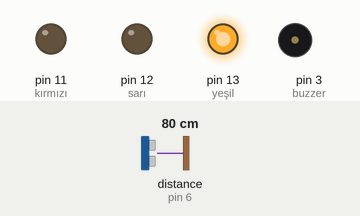
A sketch run on a simulated Arduino Uno, built with avr-gcc and run on an emulated ATmega328P. Shown: output pins drawn as LEDs (lit = HIGH), buzzer (waves = sounding, pin HIGH). The test bench sets the inputs (shaded band); at power-on: distance to the obstacle (sensor on pin 6) 80 cm. The echo pulse lasts 58.3 µs per cm; what the sketch prints to the serial monitor is not drawn.

Above: at 1.2 s.
1.3 s: distance to the obstacle (sensor on pin 6) set to 12 cm
3.6 s: distance to the obstacle (sensor on pin 6) set to 9 cm
At 4.1 s:
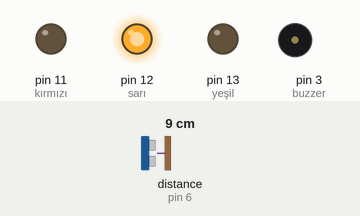
5.1 s: distance to the obstacle (sensor on pin 6) set to 250 cm
At 5.4 s:
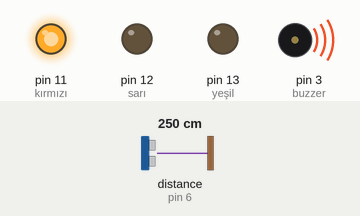
Timing chart, 0 to 8.1 s (numbered marks = the images above; inputs shaded):
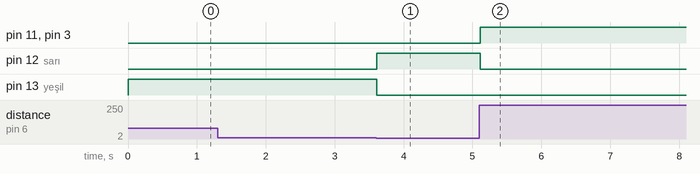

The sketch:

sketch_aug01aarabasensor.ino
```cpp
#include <NewPing.h>
#define trig_pin 8
#define echo_pin 6
#define max_mes 200
NewPing sonar(trig_pin,echo_pin,max_mes);
int mesafe;

void setup() {
Serial.begin(9600);
pinMode(11,OUTPUT); //kırmızı
pinMode(12,OUTPUT); // sarı
pinMode(13,OUTPUT); // yeşil
pinMode(3,OUTPUT);  // buzzer
}

void loop() {
  mesafe=sonar.ping_cm(); // sonar matematiksel fonksiyonu
  Serial.print(mesafe);
  Serial.print(" cm");
if(mesafe <=5){
  digitalWrite(11,HIGH);
  digitalWrite(3,HIGH);
  digitalWrite(12,LOW);
  digitalWrite(13,LOW);
}
else if(mesafe > 5 and mesafe <= 10){
  digitalWrite(11,LOW);
  digitalWrite(3,LOW);
  digitalWrite(12,HIGH);
  digitalWrite(13,LOW);
}
else{
  digitalWrite(11,LOW);
  digitalWrite(3,LOW);
  digitalWrite(12,LOW);
  digitalWrite(13,HIGH);
}
}
```

Measured:
- the behaviour switches between 11 and 10 cm on distance to the obstacle (sensor on pin 6) (found by bisection; images 0 and 1)
- after the input at 1.3 s, every drawn part: stays the same
- after the input at 3.6 s, pin 12 (sarı): LOW → HIGH at once; pin 13 (yeşil): HIGH → LOW at once
- after the input at 5.1 s, pin 11 (kırmızı), pin 3 (buzzer): LOW → HIGH at once; pin 12 (sarı): HIGH → LOW at once
